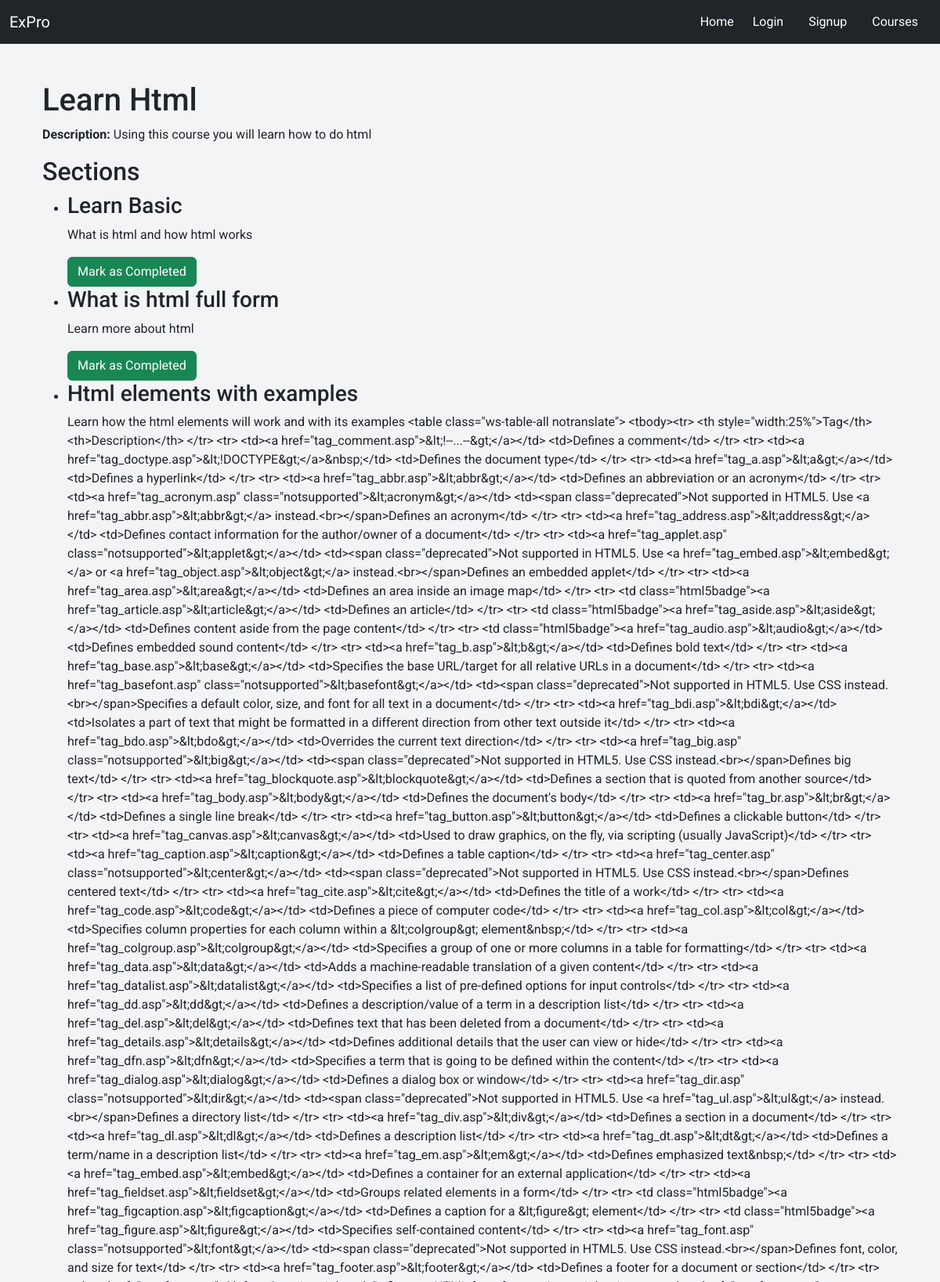
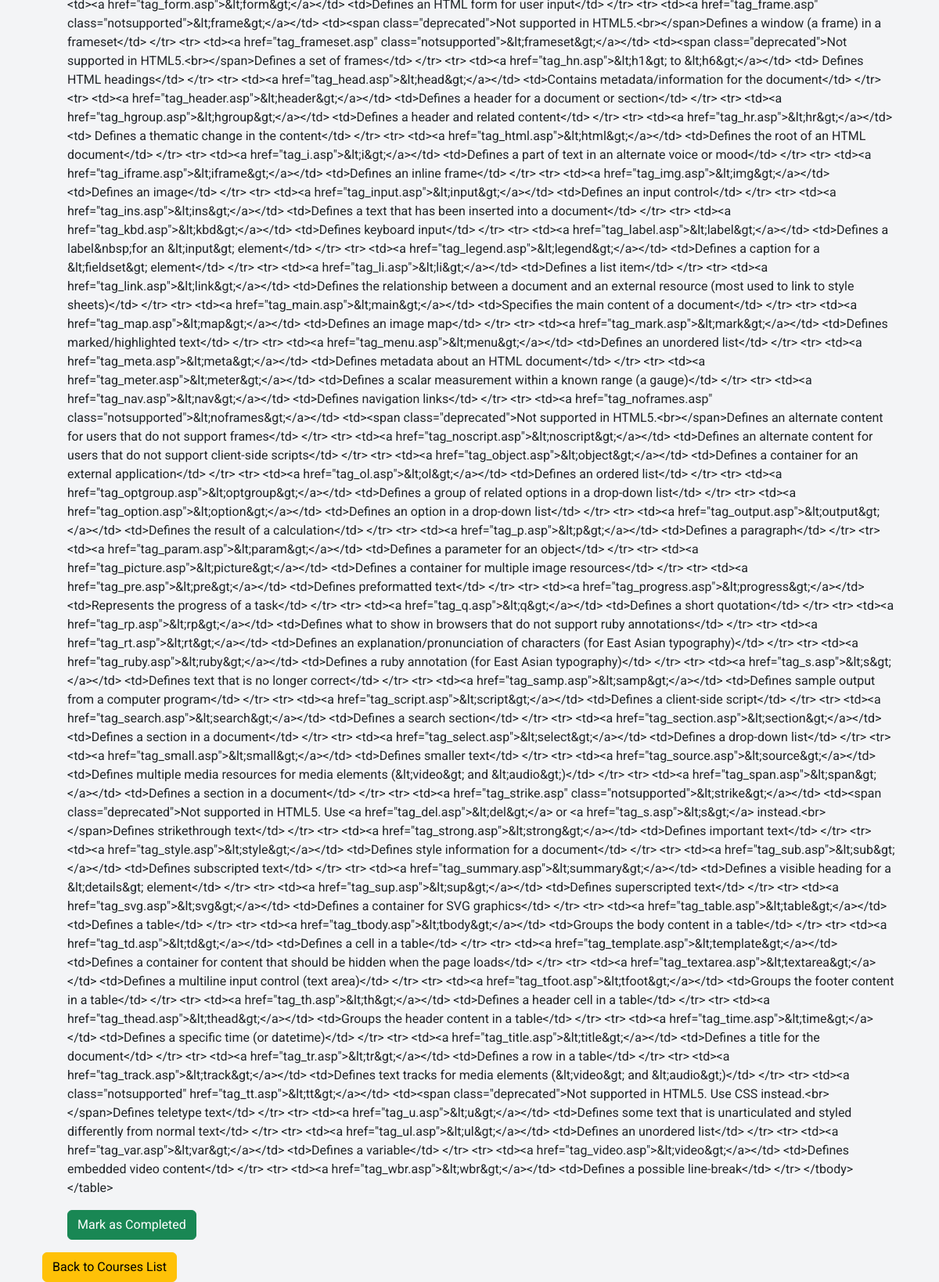
Page /view/courses/details/19 on the committed database (2 pictures, top to bottom).
### tables this page shows
CREATE TABLE courses (
            id INTEGER PRIMARY KEY AUTOINCREMENT,
            title TEXT NOT NULL,
            description TEXT NOT NULL,
            created_at TIMESTAMP DEFAULT CURRENT_TIMESTAMP
        );

CREATE TABLE sections (
            id INTEGER PRIMARY KEY AUTOINCREMENT,
            course_id INTEGER NOT NULL,
            title TEXT NOT NULL,
            content TEXT NOT NULL,
            order_num INTEGER NOT NULL,
            FOREIGN KEY (course_id) REFERENCES courses(id)
        );

### main.py (the view)
@app.get("/view/coursedetails", response_class=HTMLResponse)
async def course_details(request: Request):
    return templates.TemplateResponse("course_details.html", {"request": request})

### templates/courses_details.html (shortened to what this page needs)
{% extends "base.html" %}
{% block content %}
<div class="container mt-5">
    <header>
        <h1>{{ course.title }}</h1>
        <p><strong>Description:</strong> {{ course.description }}</p>
    </header>
    <section>
        <h2>Sections</h2>
        {% if course.sections %}
            <ul>
                {% for section in course.sections %}
                    <li>
                        <h3>{{ section.title }}</h3>
                        <p>{{ section.content }}</p>
                        <button class="btn btn-success" id="section-{{ section.id }}" onclick="markAsCompleted('{{ section.id }}')">Mark as Completed</button>
                    </li>
                {% endfor %}
            </ul>
        {% else %}
            <p>No sections available for this course.</p>
        {% endif %}
    </section>
    <a href="/view/mycourses" class="btn btn-warning">Back to Courses List</a>
</div>
{% endblock %}

### templates/base.html (shortened to what this page needs)
<!doctype html>
<html lang="en">
  <head>
    <link href="https://cdn.jsdelivr.net/npm/bootstrap@5.3.3/dist/css/bootstrap.min.css" rel="stylesheet">
    <link rel="stylesheet" href="{{ url_for('static', path='styles.css') }}">
</head>
  <body>
    <nav class="navbar navbar-expand-lg navbar-dark bg-dark">
        <div class="container-fluid">
            <a class="navbar-brand" href="/">ExPro</a>
            <div class="collapse navbar-collapse" id="navbarNav">
                <ul class="navbar-nav ms-auto">
                    <li class="nav-item">
                        <a class="nav-link active" aria-current="page" href="/">Home</a>
                    </li>
                    <li class="nav-item">
                        <a class="nav-link text-white px-3" id="login-link" href="/login">Login</a>
                    </li>
                    <li class="nav-item">
                        <a class="nav-link text-white px-3" id="signup-link" href="/signup">Signup</a>
                    </li>
                    <li class="nav-item">
                        <a class="nav-link text-white px-3" id="courses-link" href="/view/courses">Courses</a>
                    </li>
                </ul>
            </div>
        </div>
    </nav>
    <div class="container mt-5">
        {% block content %}{% endblock %}
    </div>
</body>
</html>

### static/styles.css (style rules this page uses)
body { font-family: 'Roboto', Arial, sans-serif !important; background-color: #f3f4f6; }

### rows in the picture
courses: title "Learn Html", description "Using this course you will learn how to do html"
sections: title "Learn Basic", content "What is html and how html works"
sections: title "What is html full form", content "Learn more about html"
sections: title "Html elements with examples", content "Learn how the html elements will work and with its examples <table class=\"ws-table-all notranslate\"> <tbody><tr> <th style=\"width:25%\">Tag</th> <th>Description</th> </tr> <tr> <td><a href=\"tag_comment.asp\">&lt;!--...--&gt;</a></td> <td>Defines a comment</td> </tr> <tr> <td><a href=\"tag_doctype.asp\">&lt;!DOCTYPE&gt;</a>&nbsp;</td> <td>Defines the document type</td> </tr> <tr> <td><a href=\"tag_a.asp\">&lt;a&gt;</a></td> <td>Defines a hyperlink</td> </tr> <tr> <td><a href=\"tag_abbr.asp\">&lt;abbr&gt;</a></td> <td>Defines an abbreviation or an acronym</td> </tr> <tr> <td><a href=\"tag_acronym.asp\" class=\"notsupported\">&lt;acronym&gt;</a></td> <td><span class=\"deprecated\">Not supported in HTML5.…"
